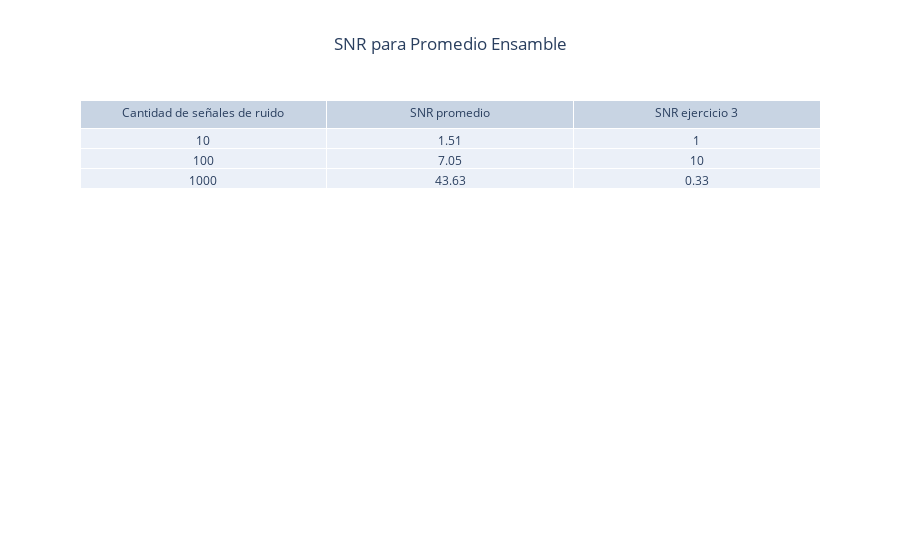

The notebook cell this image was saved under:
### Markdown cell above
Se genera tabla de SNRs.

### Code cell
DC_SNR_layout = go.Layout(
    title='SNR para Promedio Ensamble',
    title_x=0.5,
    margin=go.layout.Margin(
        autoexpand=True
    )
)

fig = go.Figure(data=[go.Table(header=dict(values=['Cantidad de señales de ruido', 'SNR promedio', 'SNR ejercicio 3'],align='center'),
                cells=dict(values=[["10", "100", "1000"], [SNR_average10, SNR_average100, SNR_average1000], [SNR1, SNR2, SNR3]],align='center'))
                ],
                layout=DC_SNR_layout)
fig.show()

### Figure 1 — Plotly figure (JSON) as saved in the notebook; plotly's stock layout.template omitted (floating-point values rounded to 4 significant figures)
{"data": [{"cells": {"align": "center", "values": [["10", "100", "1000"], [1.51, 7.05, 43.63], [1, 10, 0.33]]}, "header": {"align": "center", "values": ["Cantidad de señales de ruido", "SNR promedio", "SNR ejercicio 3"]}, "type": "table"}], "layout": {"margin": {"autoexpand": true}, "title": {"text": "SNR para Promedio Ensamble", "x": 0.5}}}
